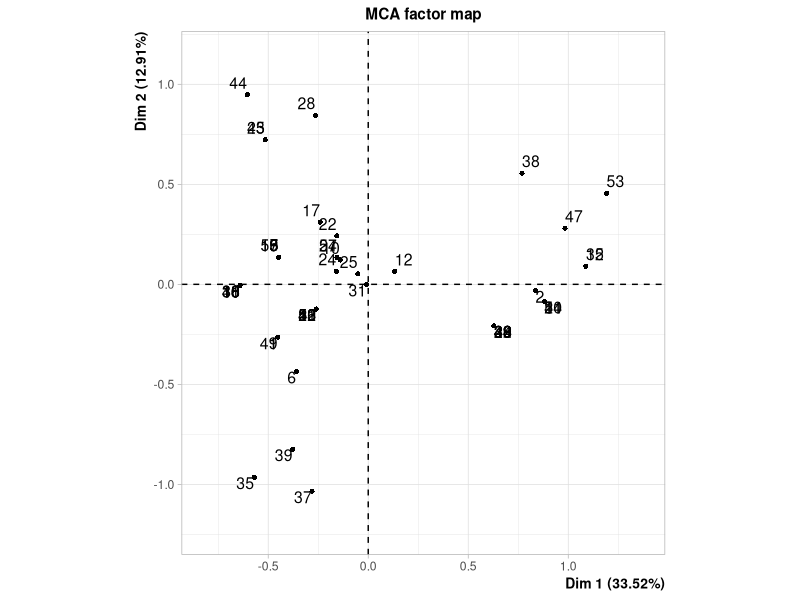
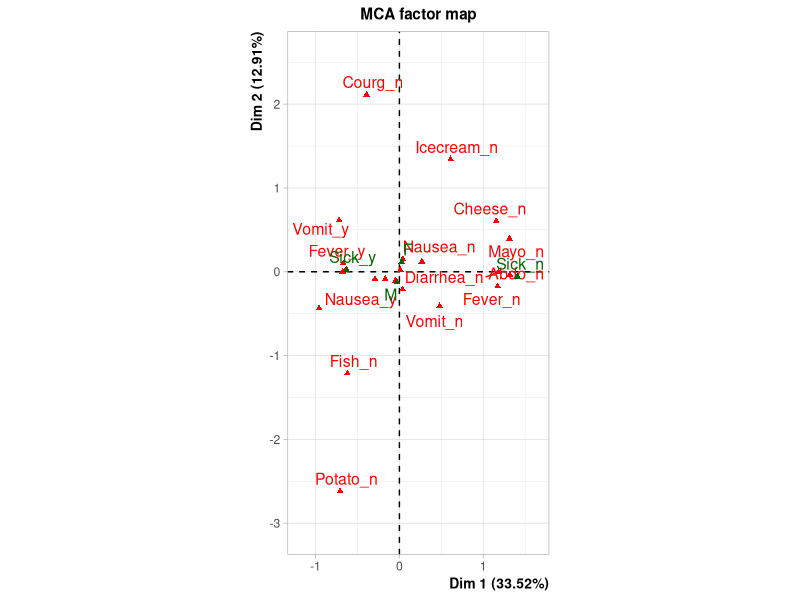
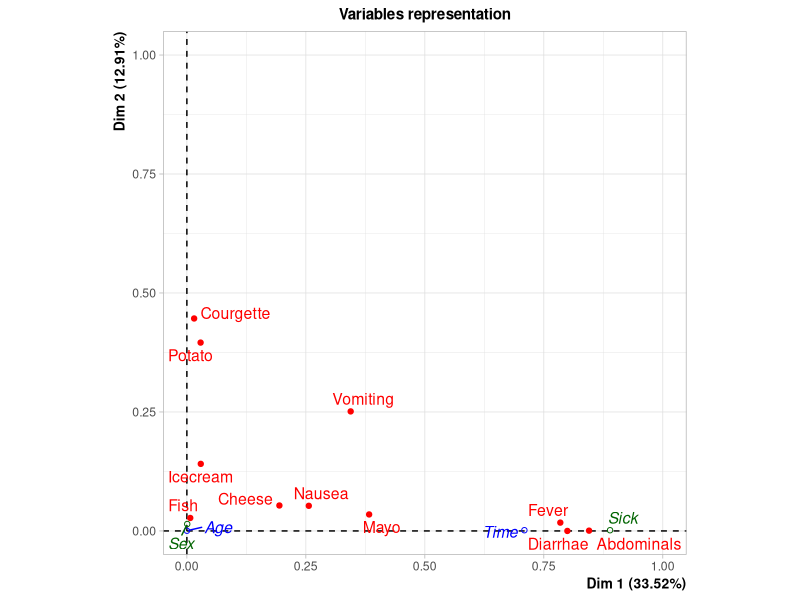
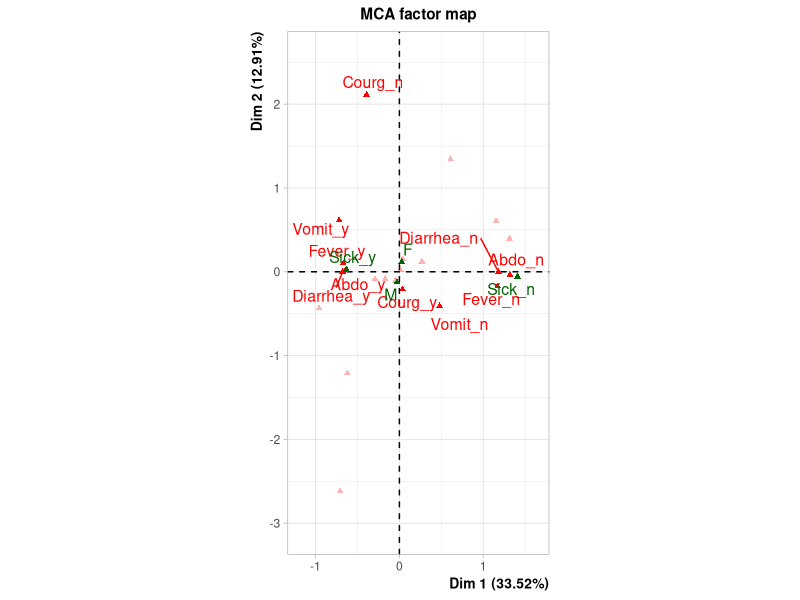
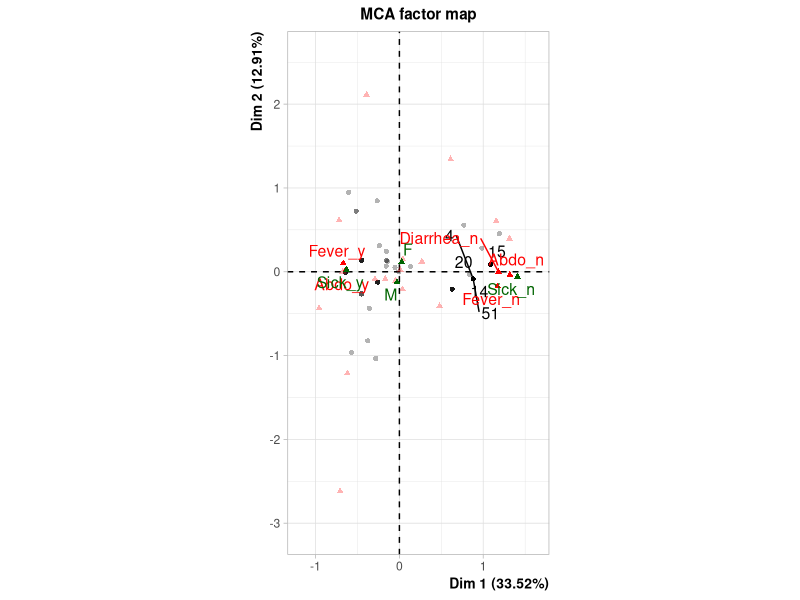

R code for these plots, in order:
library(FactoMineR)


### Name: plot.MCA
### Title: Draw the Multiple Correspondence Analysis (MCA) graphs
### Aliases: plot.MCA
### Keywords: dplot

### ** Examples

data (poison)
res.mca = MCA (poison, quali.sup = 3:4, quanti.sup = 1:2, graph=FALSE)
plot(res.mca,invisible=c("var","quali.sup"))
plot(res.mca,invisible="ind")
plot(res.mca,choix="var")
plot(res.mca,invisible=c("ind"),autoLab="yes", selectMod="cos2 10")
plot(res.mca,autoLab="yes", selectMod="cos2 5", select="cos2 5")
